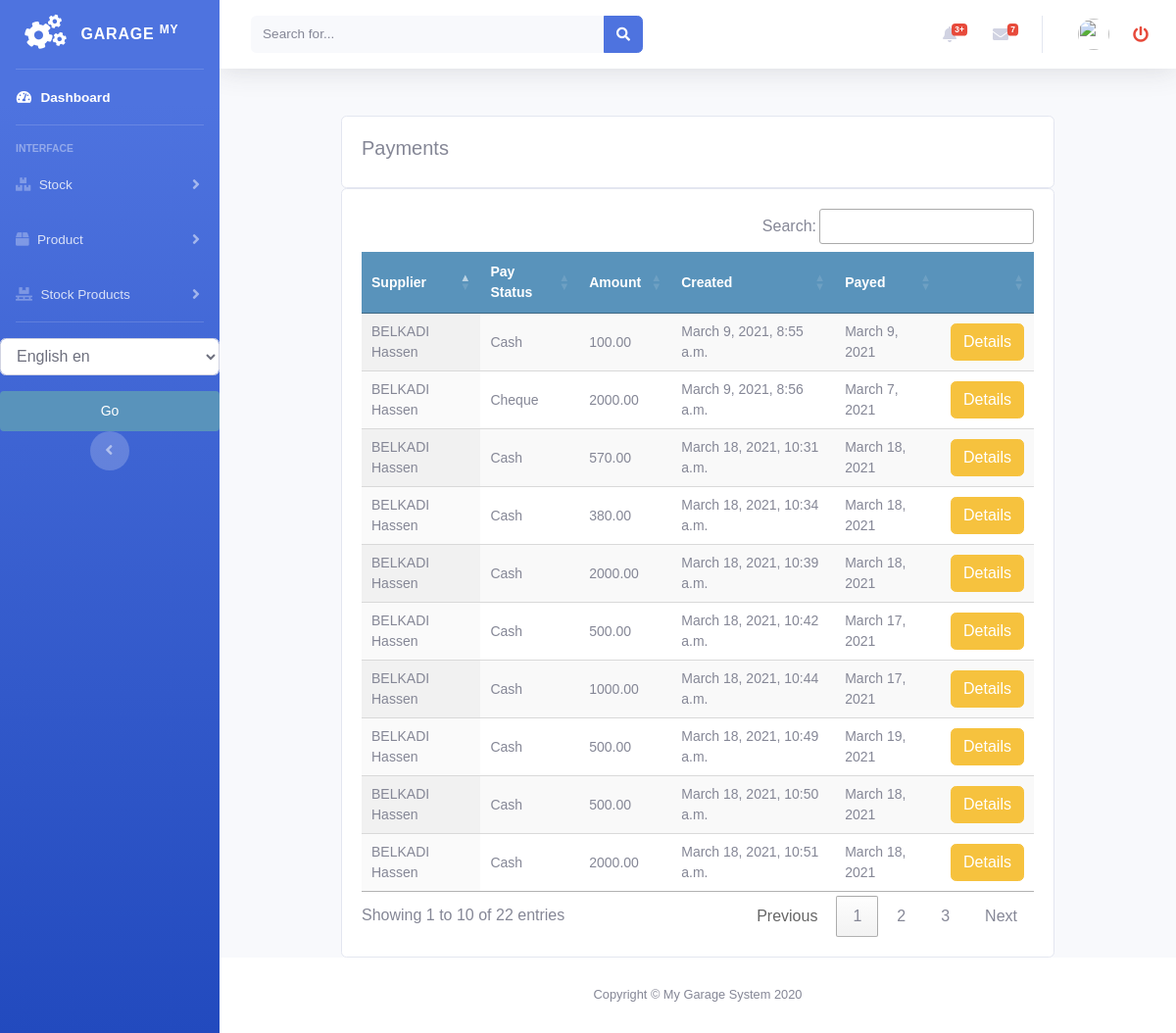
/payments/supplier_payment_list, run on the app's committed database.
### payments/models.py (models this page shows)
class BuyOrderPayment(models.Model):
    order = models.ForeignKey(BuyOrder, on_delete=models.CASCADE, blank=True, null=True)
    supplier = models.ForeignKey(Supplier, on_delete=models.CASCADE)
    user = models.IntegerField(default=0)
    amount = models.DecimalField(max_digits=10, decimal_places=2)
    created = models.DateTimeField(auto_now_add=True)
    pay_date = models.DateField(null=True, blank=True)
    pay_type = (
        ('Cash', 'Cash'),
        ('Cheque', 'Cheque'),
        ('Verement', 'Verement'),
    )
    pay_status = models.CharField(max_length=9, choices=pay_type, blank=True, default="Cash")

### supplier/models.py (models this page shows)
class Supplier(models.Model):
    firstname = models.CharField(max_length=250, null=True)
    lastname = models.CharField(max_length=250, null=True)
    address = models.CharField(max_length=200, null=True)
    phone = models.CharField(max_length=200, null=True)
    email = models.EmailField(null=True)
    date_created = models.DateTimeField(auto_now_add=True, null=True)
    date_joined = models.DateField(null=True)
    credit = models.DecimalField(max_digits=10, decimal_places=2, null=True, default=0.0)
    def __str__(self):
        return self.firstname + " " + self.lastname

### payments/views.py (the view)
# urls.py: path('supplier_payment_list', views.supplier_payment_list, name='supplier_payment_list'),
def supplier_payment_list(request):
    supplierpayments = BuyOrderPayment.objects.all()
    context = {
        "supplierpayments": supplierpayments
    }
    return render(request, 'payments/supplier/payment_list.html', context)

### accounts/templatetags/erpextra.py (called while the page is built)
@register.filter(name='has_group')
def has_group(user, group_name):
    group = Group.objects.get(name=group_name)
    return True if group in user.groups.all() else False

### payments/templates/payments/supplier/payment_list.html (shortened to what this page needs)
{% extends 'home.html' %}
{% load static %}
{% load i18n %}
{% block content %}
<br>
<div class="container">
    <div class="row">
        <div class="col-md">
            <div class="card card-body">
                <h5>{% trans "Payments" %}</h5>
            </div>
            <div class="card card-body">
                <table id="table_id" class="display text-center">
                    <thead>
                    <tr>
                        <th>{% trans "Supplier" %}</th>
                        <th>{% trans "Pay Status" %}</th>
                        <th>{% trans "Amount" %}</th>
                        <th>{% trans "Created" %}</th>
                        <th>{% trans "Payed" %}</th>
                        <th></th>
                    </tr>
                    </thead>
                    <tbody>
                    {% for payment in supplierpayments %}
                    <tr>
                        <td>
                            {{payment.supplier}}
                        </td>
                        <td>
                            {{payment.pay_status}}
                        </td>
                        <td>
                            {{payment.amount}}
                        </td>
                        <td>
                            {{payment.created}}
                        </td>
                        <td>
                            {{payment.pay_date}}
                        </td>
                        <td>
                            {% if payment.order.id %}
                            <a class="btn btn-warning " href="{% url 'buyorder:buyorder_details' payment.order.id %}">{% trans "Details" %}</a>
                            {% endif %}
                        </td>
                    </tr>
                    {% endfor %}
                    </tbody>
                </table>
            </div>
        </div>
    </div>
</div>
{% endblock %}
{% block jsscript %}
<link rel="stylesheet" type="text/css" href="https://cdn.datatables.net/1.10.22/css/jquery.dataTables.css">
<link rel="stylesheet" type="text/css" href="https://cdn.datatables.net/buttons/1.6.5/css/buttons.dataTables.min.css">
{% endblock %}

### static/css/main.css (style rules this page uses)
body { margin:0; padding:0; font-family:helvetica, sans-serif; }
h1, h2, h3, h4, h5 , h6 { font-family: 'Ubuntu', sans-serif; font-weight:normal; }
a { text-decoration:none; color:#5993bb; }
table { width:100%; border-spacing:0; border-collapse: collapse; }
table th, table td { text-align:left; font-size:14px; padding:10px; margin:0; }
tbody tr:nth-child(odd) { background:#efefef; }
thead th, tbody tr.total { background:#5993bb; color:#fff; font-weight:bold; }

### data on the page
BuyOrderPayment: supplier "BELKADI Hassen", pay_status "Cash", amount "100.00", created "March 9, 2021, 8:55 a.m.", pay_date "March 9, 2021"
BuyOrderPayment: supplier "BELKADI Hassen", pay_status "Cheque", amount "2000.00", created "March 9, 2021, 8:56 a.m.", pay_date "March 7, 2021"
BuyOrderPayment: supplier "BELKADI Hassen", pay_status "Cash", amount "570.00", created "March 18, 2021, 10:31 a.m.", pay_date "March 18, 2021"
BuyOrderPayment: supplier "BELKADI Hassen", pay_status "Cash", amount "380.00", created "March 18, 2021, 10:34 a.m.", pay_date "March 18, 2021"
BuyOrderPayment: supplier "BELKADI Hassen", pay_status "Cash", amount "2000.00", created "March 18, 2021, 10:39 a.m.", pay_date "March 18, 2021"
BuyOrderPayment: supplier "BELKADI Hassen", pay_status "Cash", amount "500.00", created "March 18, 2021, 10:42 a.m.", pay_date "March 17, 2021"
BuyOrderPayment: supplier "BELKADI Hassen", pay_status "Cash", amount "1000.00", created "March 18, 2021, 10:44 a.m.", pay_date "March 17, 2021"
BuyOrderPayment: supplier "BELKADI Hassen", pay_status "Cash", amount "500.00", created "March 18, 2021, 10:49 a.m.", pay_date "March 19, 2021"
BuyOrderPayment: supplier "BELKADI Hassen", pay_status "Cash", amount "500.00", created "March 18, 2021, 10:50 a.m.", pay_date "March 18, 2021"
BuyOrderPayment: supplier "BELKADI Hassen", pay_status "Cash", amount "2000.00", created "March 18, 2021, 10:51 a.m.", pay_date "March 18, 2021"
